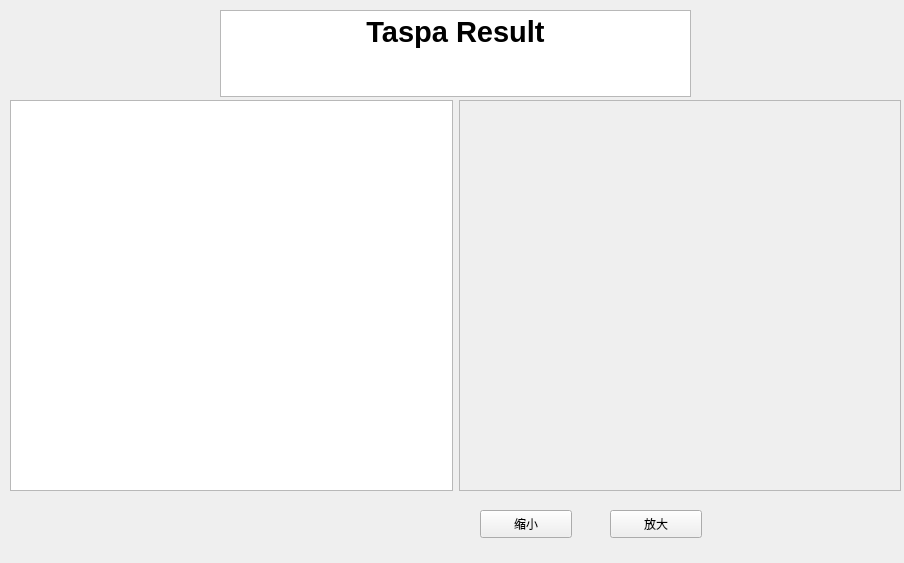
<?xml version="1.0" encoding="UTF-8"?>
<ui version="4.0">
 <class>tasparesult</class>
 <widget class="QWidget" name="tasparesult">
  <property name="geometry">
   <rect>
    <x>0</x>
    <y>0</y>
    <width>904</width>
    <height>563</height>
   </rect>
  </property>
  <property name="windowTitle">
   <string>Form</string>
  </property>
  <widget class="QPushButton" name="pushButton">
   <property name="geometry">
    <rect>
     <x>480</x>
     <y>510</y>
     <width>92</width>
     <height>28</height>
    </rect>
   </property>
   <property name="text">
    <string>缩小</string>
   </property>
  </widget>
  <widget class="QPushButton" name="pushButton_2">
   <property name="geometry">
    <rect>
     <x>610</x>
     <y>510</y>
     <width>92</width>
     <height>28</height>
    </rect>
   </property>
   <property name="text">
    <string>放大</string>
   </property>
  </widget>
  <widget class="QWidget" name="verticalLayoutWidget">
   <property name="geometry">
    <rect>
     <x>220</x>
     <y>10</y>
     <width>471</width>
     <height>87</height>
    </rect>
   </property>
   <layout class="QVBoxLayout" name="verticalLayout">
    <item>
     <widget class="QTextBrowser" name="textBrowser">
      <property name="html">
       <string>&lt;!DOCTYPE HTML PUBLIC &quot;-//W3C//DTD HTML 4.0//EN&quot; &quot;http://www.w3.org/TR/REC-html40/strict.dtd&quot;&gt;
&lt;html&gt;&lt;head&gt;&lt;meta name=&quot;qrichtext&quot; content=&quot;1&quot; /&gt;&lt;meta charset=&quot;utf-8&quot; /&gt;&lt;style type=&quot;text/css&quot;&gt;
p, li { white-space: pre-wrap; }
hr { height: 1px; border-width: 0; }
li.unchecked::marker { content: &quot;\2610&quot;; }
li.checked::marker { content: &quot;\2612&quot;; }
&lt;/style&gt;&lt;/head&gt;&lt;body style=&quot; font-family:'Microsoft YaHei UI'; font-size:9pt; font-weight:400; font-style:normal;&quot;&gt;
&lt;p align=&quot;center&quot; style=&quot; margin-top:0px; margin-bottom:0px; margin-left:0px; margin-right:0px; -qt-block-indent:0; text-indent:0px;&quot;&gt;&lt;span style=&quot; font-size:22pt; font-weight:700;&quot;&gt;Taspa Result&lt;/span&gt;&lt;/p&gt;&lt;/body&gt;&lt;/html&gt;</string>
      </property>
     </widget>
    </item>
   </layout>
  </widget>
  <widget class="QWidget" name="">
   <property name="geometry">
    <rect>
     <x>10</x>
     <y>100</y>
     <width>891</width>
     <height>391</height>
    </rect>
   </property>
   <layout class="QHBoxLayout" name="horizontalLayout">
    <item>
     <widget class="QPlainTextEdit" name="plainTextEdit"/>
    </item>
    <item>
     <widget class="QScrollArea" name="scrollArea">
      <property name="widgetResizable">
       <bool>true</bool>
      </property>
      <widget class="QWidget" name="scrollAreaWidgetContents">
       <property name="geometry">
        <rect>
         <x>0</x>
         <y>0</y>
         <width>439</width>
         <height>387</height>
        </rect>
       </property>
      </widget>
     </widget>
    </item>
   </layout>
  </widget>
 </widget>
 <resources/>
 <connections/>
</ui>
